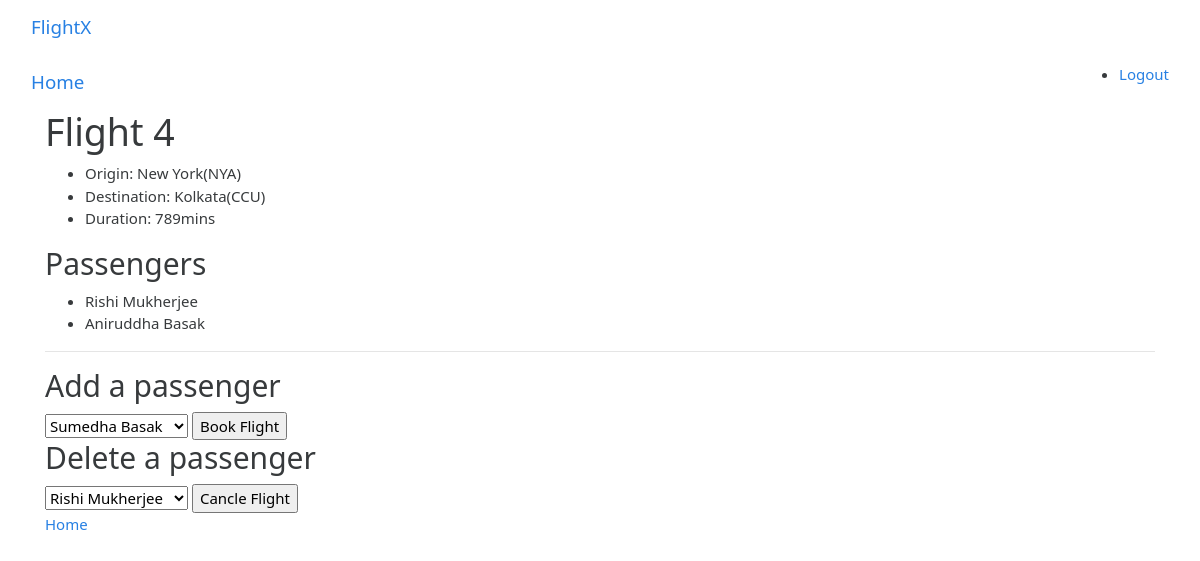
/4, run on an earlier commit of the app's database.
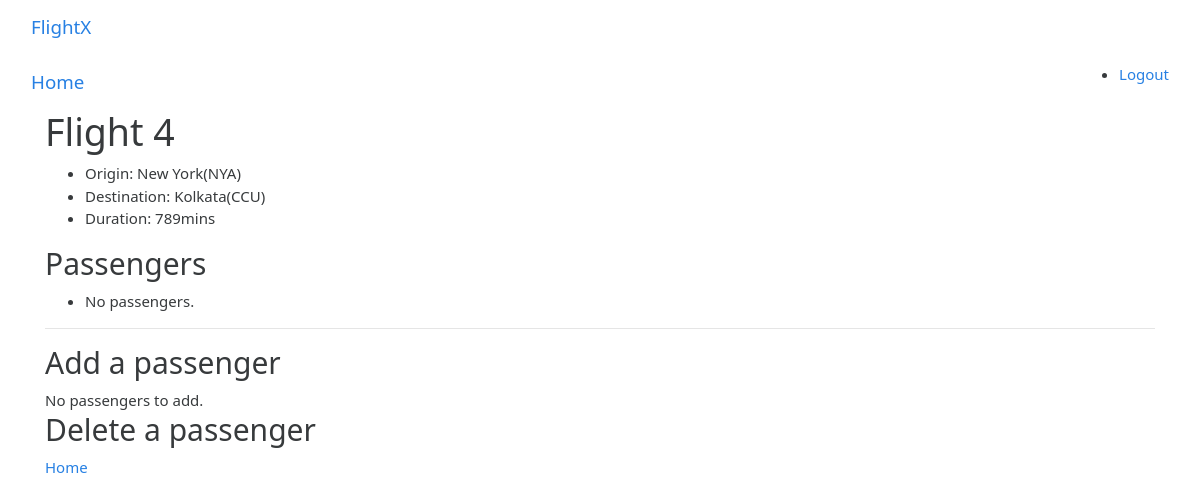
And on a later commit of the database.
### webapp/models.py (models this page shows)
class Passenger(models.Model):
    first = models.CharField(max_length=60)
    last = models.CharField(max_length=60)
    flights = models.ManyToManyField(Flight, blank=True, related_name="passengers")
    def __str__(self):
        return f"{self.first} {self.last}"

### webapp/views.py (the view)
# urls.py: path("<int:flight_id>", views.flight, name="flight"),
def flight(request, flight_id):
    try:
        flight = Flight.objects.get(pk=flight_id)
    except Flight.DoesNotExist:
        raise Http404("Flight does not exist.")
    context = {
        "flight": flight,
        "passengers": flight.passengers.all(),
        "non_passengers": Passenger.objects.exclude(flights=flight).all()
    }
    return render(request, "webapp/flight.html", context)

### webapp/models.py (called while the page is built)
    def __str__(self):
        return f"{self.city}({self.code})"

### webapp/templates/webapp/flight.html (shortened to what this page needs)
{% extends "webapp/base.html" %}
{% block content %}
<nav class="navbar navbar-default">
    <div class="container-fluid">
        <div class="navbar-header">
            <a class="navbar-brand" href="{% url 'webapp:index' %}">Home</a>
        </div>
        <ul>
            <li><a href="{% url 'webapp:logout' %}">Logout</a></li>
        </ul>
    </div>
</nav>
<div class="container">
    <h1>Flight {{ flight.id }}</h1>
    <ul>
        <li>Origin: {{ flight.origin }}</li>
        <li>Destination: {{ flight.destination }}</li>
        <li>Duration: {{ flight.duration }}mins</li>
    </ul>
    <h2>Passengers</h2>
    <ul>
        {% for passenger in passengers %}
            <li>{{ passenger }}</li>
        {% empty %}
            <li>No passengers.</li>
        {% endfor %}
    </ul>
    <hr>
    <h2>Add a passenger</h2>
    {% if non_passengers %}
    <form action="{% url 'webapp:book' flight.id %}" method="post">
        <select name="passenger">
            {% for passenger in non_passengers %}
                <option value="{{ passenger.id }}">{{ passenger }}</option>
            {% endfor %}
        </select>
        <input type="submit" value="Book Flight">
    </form>
    {% else %}
        <div>No passengers to add.</div>
    {% endif %}
    <h2>Delete a passenger</h2>
    {% if passengers %}
    <form action="{% url 'webapp:cancle' flight.id %}" method="post">
        <select name="passenger">
            {% for passenger in passengers %}
                <option value="{{ passenger.id }}">{{ passenger }}</option>
            {% endfor %}
        </select>
        <input type="submit" value="Cancle Flight">
    </form>
    {% endif %}
    <a href="{% url 'webapp:index' %}">Home</a>
</div>
{% endblock %}

What changed in the data, as far as the page shows it:
removed Passenger: first+last "Rishi Mukherjee"
removed Passenger: first+last "Aniruddha Basak"
Also different on the page:
form field passenger: "Sumedha Basak" → (not shown)
form field value: "Book Flight" → (not shown)
form field passenger: "Rishi Mukherjee" → (not shown)
form field value: "Cancle Flight" → (not shown)
text now shown: "No passengers. No passengers to add."
